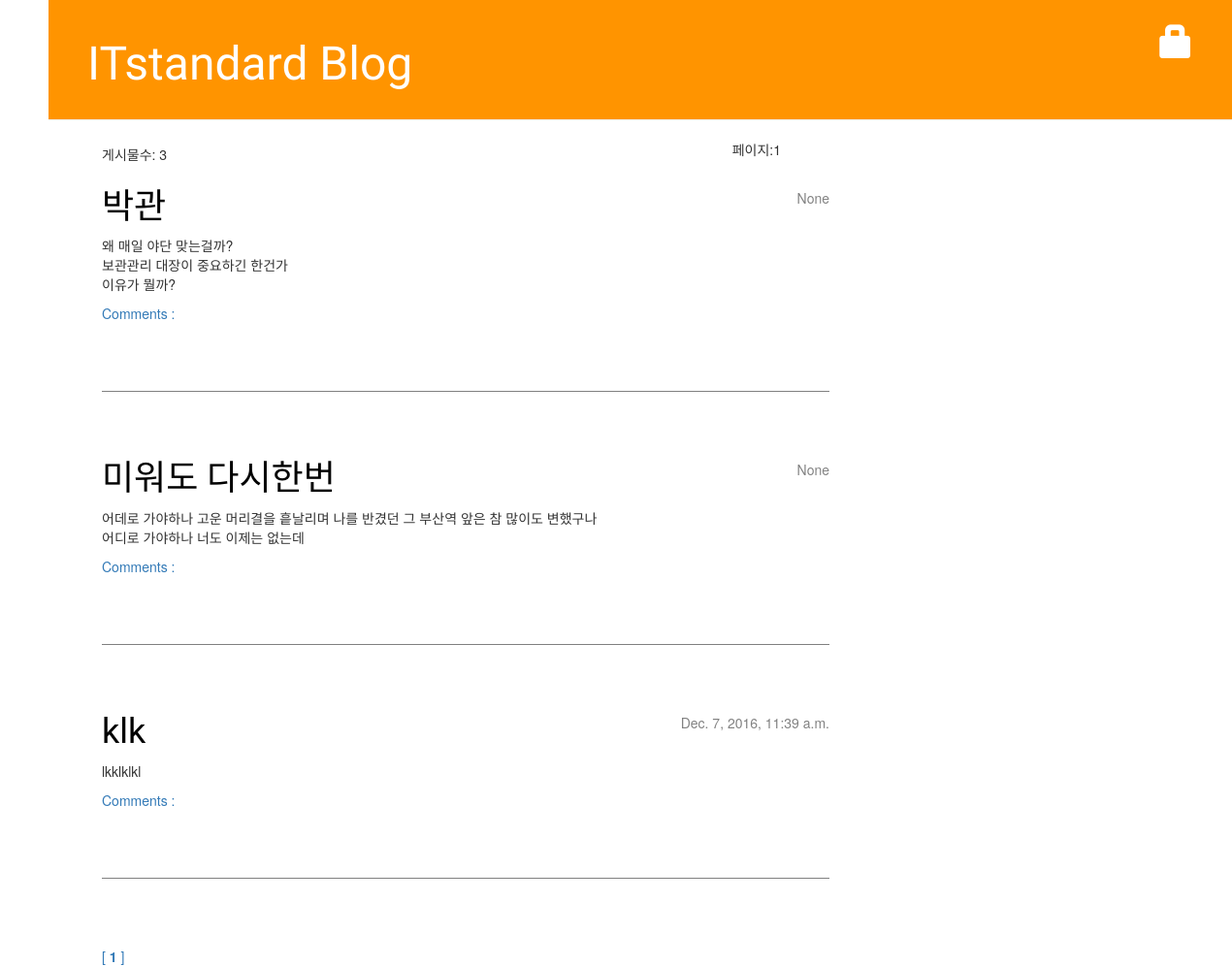
The app's page /, older data.
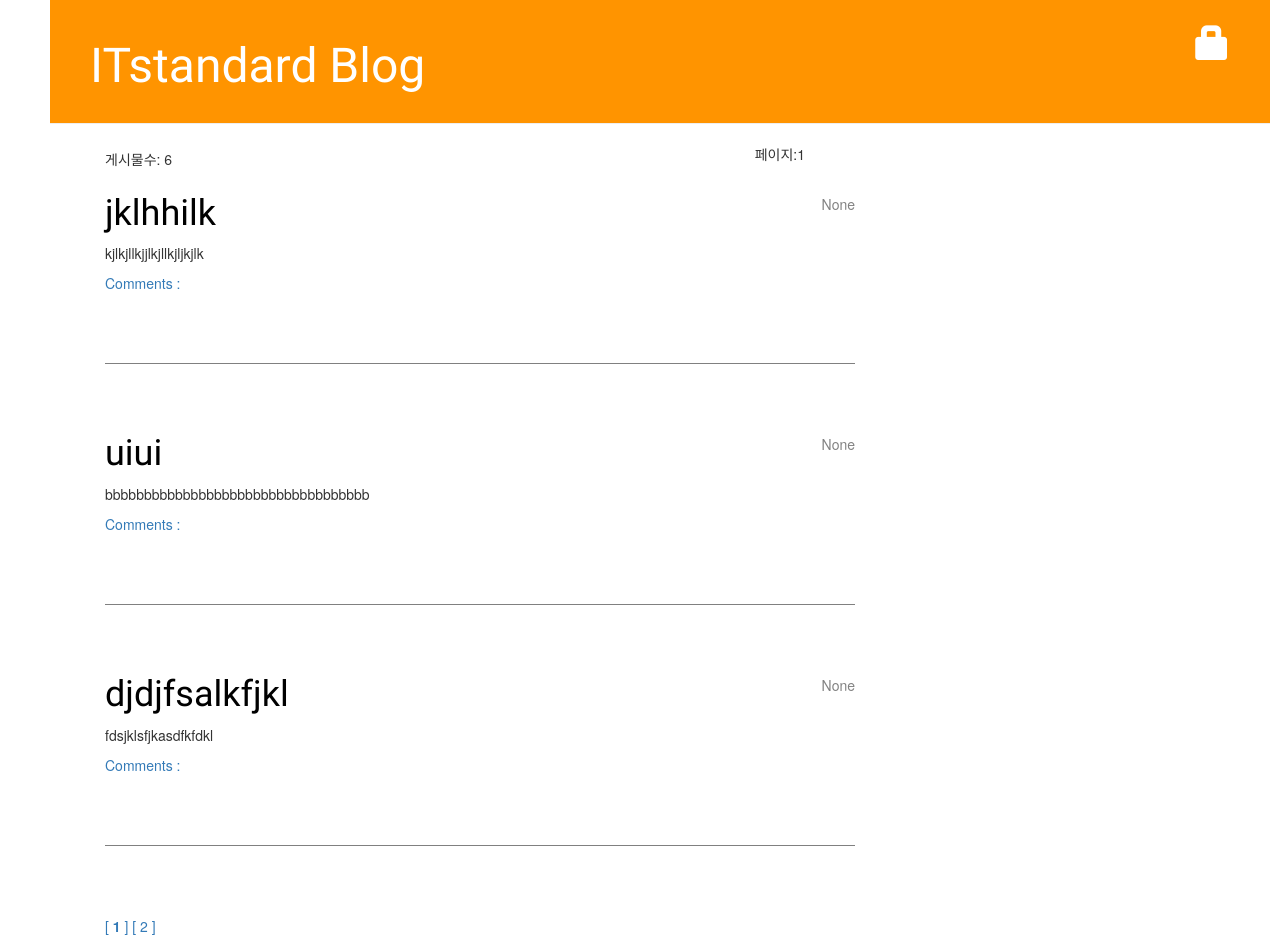
The same page, newer data.
### blog/models.py (models this page shows, shortened)
class Post(models.Model):
    author = models.ForeignKey('auth.User')
    title = models.CharField(max_length=200)
    text = models.TextField()
    created_date = models.DateTimeField(default=timezone.now)
    published_date = models.DateTimeField(blank=True, null=True)

### blog/views.py (the view)
# urls.py: url(r'^$', views.post_list, name='post_list'),
def post_list(request):
    posts = Post.objects.order_by('-id')[0:rows_per_page]
    current_page = 1
    total_cnt = Post.objects.all().count()
    pagingHelperIns = pagingHelper()
    total_page_list = pagingHelperIns.getTotalPageList(total_cnt, rows_per_page)
    print('total page list : ', total_page_list)
    return render(request, 'blog/post_list.html',
                  {'posts':posts, 'total_cnt': total_cnt, 'current_page':current_page, 'total_page_list': total_page_list})

### blog/pagingHelper.py (called while the page is built)
    def getTotalPageList(self, total_cnt, rowsPerPage):
        if ((total_cnt % rowsPerPage) == 0):
            self.total_pages = int(total_cnt / rowsPerPage)
            print('getTotalPage #1')
        else:
            self.total_pages = int((total_cnt / rowsPerPage) + 1)
            print('getTotalPage #2')
        self.totalPageList = []
        for j in range( self.total_pages ):
            self.totalPageList.append(j+1)
        return self.totalPageList

### blog/templates/blog/post_list.html
{% extends 'blog/base.html' %}
{% block content %}
    <table cellspacing=1 width=700 border=0>
          <tr>
              <td> 게시물수: {{ total_cnt }}</td>
              <td><p align=right> 페이지:{{ current_page }}</td>
          </tr>
    </table>
    {% for post in posts %}
        <div class="post">
            <div class="date">
                {{ post.published_date }}
            </div>
            <h1><a href="{% url 'post_detail' pk=post.pk %}">{{ post.title }}</a></h1>
            <p>{{ post.text|linebreaksbr }}</p>
            <a href="{% url 'post_detail' pk=post.pk %}">Comments : {{ post.approved_comments.count }}</a>
        </div>
    {% endfor %}
    <table cellspacing=1 width=700 border=0 >
          <tr>
              <td>
              {% for page in total_page_list %}
                  <a href="/post_list_specific_page?current_page={{page}}" >
                  [
                  {% ifequal page current_page %}
                      <b>
                  {% endifequal %}
                  {{page}}
                  {% ifequal page current_page  %}
                      </b>
                  {% endifequal %}
                  ]
              {% endfor %}
              </td>
          </tr>
    </table>
{% endblock content %}

Row changes from the older to the newer data that the page shows:
no longer on this page (row unchanged): Post: published_date "None", title "박관", text "왜 매일 야단 맞는걸까? 보관관리 대장이 중요하긴 한건가 이유가 뭘까?"
no longer on this page (row unchanged): Post: published_date "None", title "미워도 다시한번", text "어데로 가야하나 고운 머리결을 흩날리며 나를 반겼던 그 부산역 앞은 참 많이도 변했구나 어디로 가야하나 너도 이제는 없는데"
no longer on this page (row unchanged): Post: published_date "Dec. 7, 2016, 11:39 a.m.", title "klk", text "lkklklkl"
added Post: published_date "None", title "jklhhilk", text "kjlkjllkjjlkjllkjljkjlk"
added Post: published_date "None", title "uiui", text "bbbbbbbbbbbbbbbbbbbbbbbbbbbbbbbbbb"
added Post: published_date "None", title "djdjfsalkfjkl", text "fdsjklsfjkasdfkfdkl"
Text that changed along with them:
{{ total_cnt }}: "3" → "6"
new list line: "[ 2 ]"
